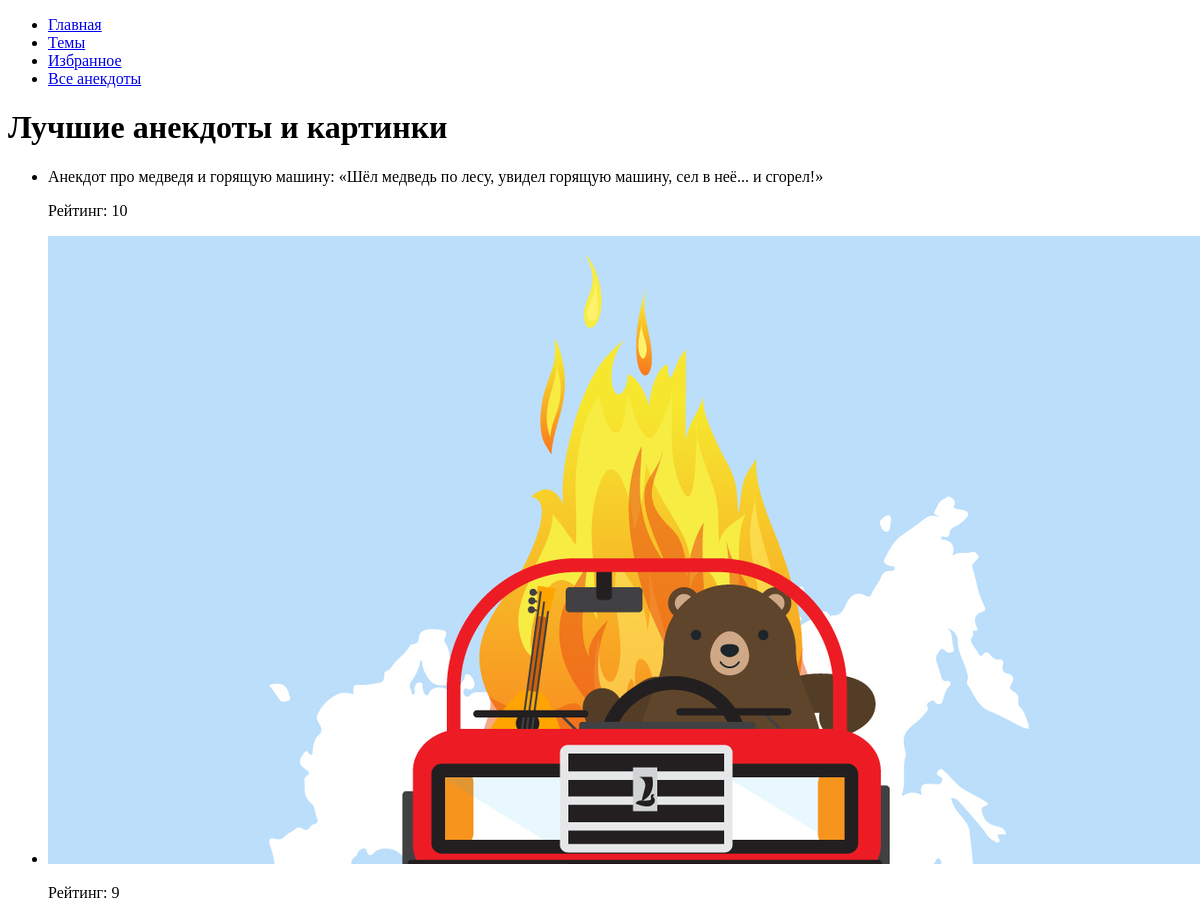
Before: / with the older database file.
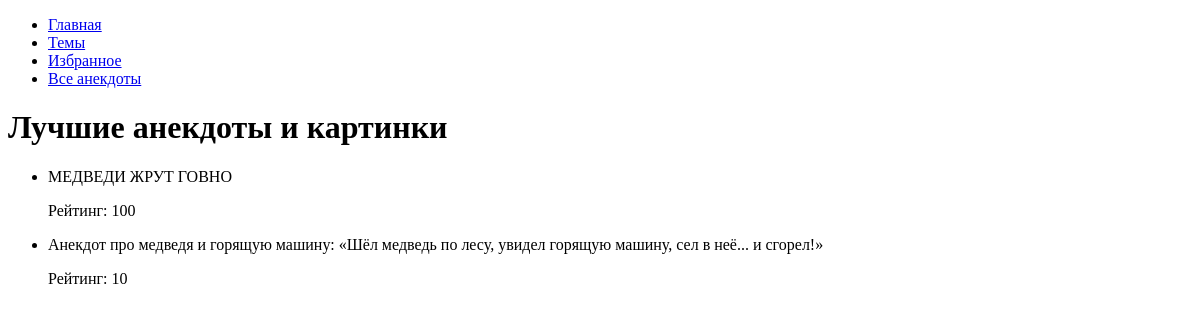
After: the same page with the newer database file.
### jokes/models.py (models this page shows, shortened)
class Content(models.Model):
    CONTENT_TYPES = (
        ('joke', 'Joke'),  # Исправлено добавление запятой и закрывающей скобки
        ('image', 'Image'),
    )
    content_type = models.CharField(max_length=10, choices=CONTENT_TYPES)
    theme = models.ForeignKey(Theme, on_delete=models.CASCADE)
    text = models.TextField(blank=True, null=True)
    image = models.ImageField(upload_to='images/', blank=True, null=True)
    rating = models.IntegerField(default=0)

### main/views.py (the view)
# urls.py: path('', views.index, name='index'),  # Главная страница
def index(request):
    contents = Content.objects.all().order_by('-rating')[:10]
    return render(request, 'main/index.html', {'contents': contents})

### main/templates/main/index.html
{% extends 'base.html' %}
{% block content %}
<h1>Лучшие анекдоты и картинки</h1>
<ul>
    {% for content in contents %}
        <li>
            {% if content.content_type == 'joke' %}
                {{ content.text }}
            {% else %}
                <img src="{{ content.image.url }}" alt="Image">
            {% endif %}
            <p>Рейтинг: {{ content.rating }}</p>
        </li>
    {% endfor %}
</ul>
{% endblock %}

Changed rows visible on the page:
removed Content: image (picture), rating "9"
added Content: text "МЕДВЕДИ ЖРУТ ГОВНО", rating "100"
